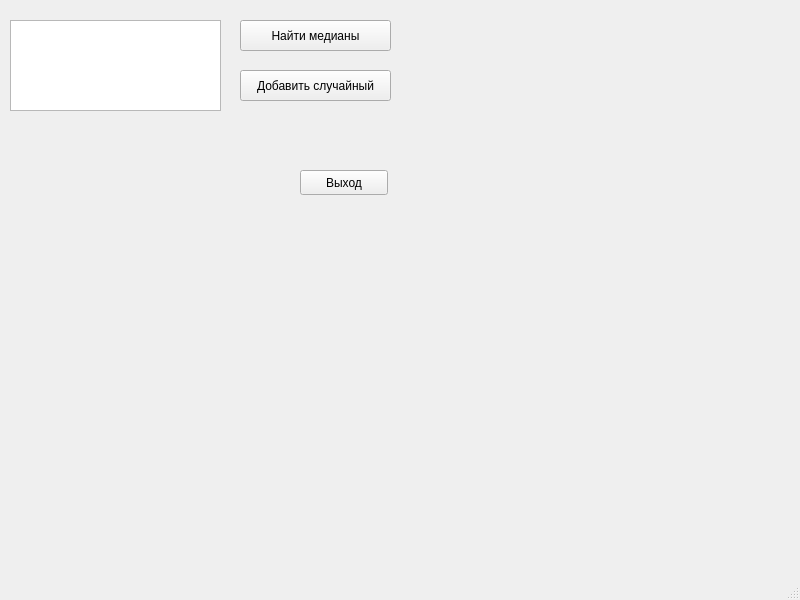
<?xml version="1.0" encoding="UTF-8"?>
<ui version="4.0">
 <class>MainWindow</class>
 <widget class="QMainWindow" name="MainWindow">
  <property name="geometry">
   <rect>
    <x>0</x>
    <y>0</y>
    <width>800</width>
    <height>600</height>
   </rect>
  </property>
  <property name="windowTitle">
   <string>MainWindow</string>
  </property>
  <widget class="QWidget" name="centralwidget">
   <widget class="QTextEdit" name="arrayInputTextEdit">
    <property name="geometry">
     <rect>
      <x>10</x>
      <y>20</y>
      <width>211</width>
      <height>91</height>
     </rect>
    </property>
   </widget>
   <widget class="QPushButton" name="calculateButton">
    <property name="geometry">
     <rect>
      <x>240</x>
      <y>20</y>
      <width>151</width>
      <height>31</height>
     </rect>
    </property>
    <property name="text">
     <string>Найти медианы</string>
    </property>
   </widget>
   <widget class="QLabel" name="outputLabel">
    <property name="geometry">
     <rect>
      <x>20</x>
      <y>130</y>
      <width>271</width>
      <height>21</height>
     </rect>
    </property>
    <property name="text">
     <string/>
    </property>
   </widget>
   <widget class="QLabel" name="errorLabel">
    <property name="geometry">
     <rect>
      <x>20</x>
      <y>170</y>
      <width>341</width>
      <height>31</height>
     </rect>
    </property>
    <property name="font">
     <font>
      <pointsize>14</pointsize>
     </font>
    </property>
    <property name="text">
     <string/>
    </property>
   </widget>
   <widget class="QPushButton" name="addRandButton">
    <property name="geometry">
     <rect>
      <x>240</x>
      <y>70</y>
      <width>151</width>
      <height>31</height>
     </rect>
    </property>
    <property name="text">
     <string>Добавить случайный</string>
    </property>
   </widget>
   <widget class="QPushButton" name="exitButton">
    <property name="geometry">
     <rect>
      <x>300</x>
      <y>170</y>
      <width>88</width>
      <height>25</height>
     </rect>
    </property>
    <property name="text">
     <string>Выход</string>
    </property>
   </widget>
  </widget>
  <widget class="QMenuBar" name="menubar">
   <property name="geometry">
    <rect>
     <x>0</x>
     <y>0</y>
     <width>800</width>
     <height>22</height>
    </rect>
   </property>
  </widget>
  <widget class="QStatusBar" name="statusbar"/>
 </widget>
 <resources/>
 <connections>
  <connection>
   <sender>exitButton</sender>
   <signal>clicked()</signal>
   <receiver>MainWindow</receiver>
   <slot>close()</slot>
   <hints>
    <hint type="sourcelabel">
     <x>317</x>
     <y>163</y>
    </hint>
    <hint type="destinationlabel">
     <x>401</x>
     <y>137</y>
    </hint>
   </hints>
  </connection>
 </connections>
</ui>
